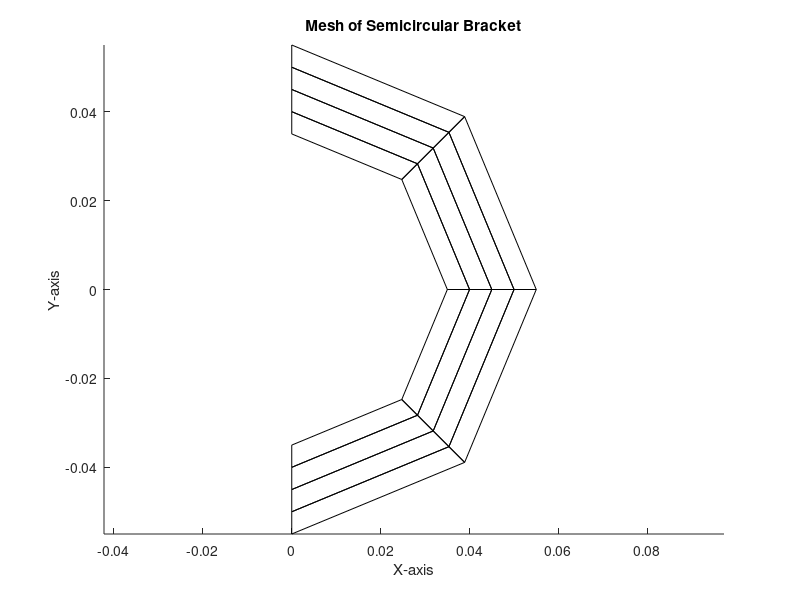
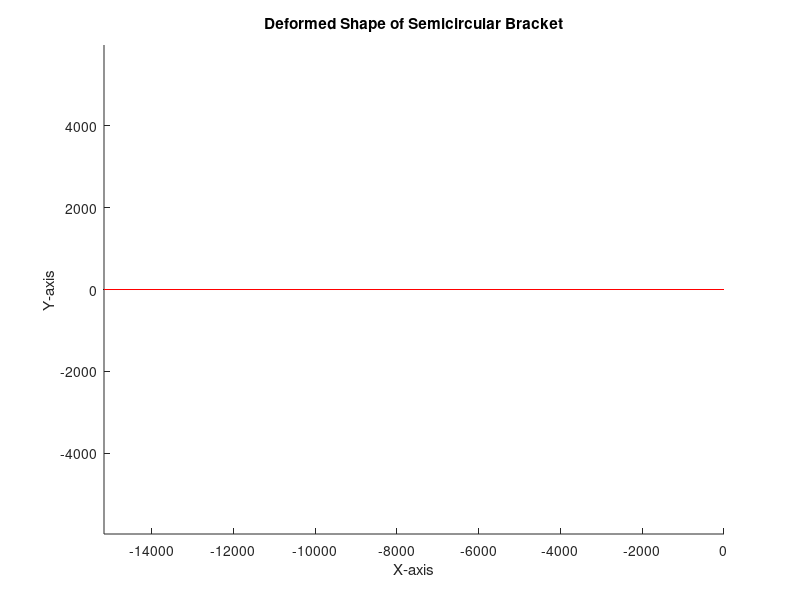

Write MATLAB code to recreate these figures, in order.
%Project 2: Finite Element Solution for a Curved Bracket
%Name: Arjun Posarajah Student#:1004881737

% Parameters/Properties
inner_radius = 35E-3; 
outer_radius = 55E-3; 
width = 20E-3; 
thickness = 2E-3; 
numtheta = 4;                    % Circumferential Number of Elements
numradial = 4;                   % Radial Number of Elements
elasticmodulus = 200e9; 
poissonratio = 0.3; 
appliedforce = 4e3; % in Newtons

% Generate coordinates for nodes
thetavals = linspace(-pi/2, pi/2, numtheta + 1);                 % Angle range from -pi/2 to pi/2
radialvals = flip(linspace(inner_radius, outer_radius, numradial + 1));     % Radial values from inner to outer radius

% Create nodes 
nodes = zeros((numtheta + 1) * (numradial + 1), 2);
nodeindex = 1;
for i = 1:(numradial + 1)
    for j = 1:(numtheta + 1)
        nodes(nodeindex, 1) = radialvals(i) * cos(thetavals(j));        % Convert polar to Cartesian coordinates
        nodes(nodeindex, 2) = radialvals(i) * sin(thetavals(j));
        nodeindex = nodeindex + 1;
    end
end

% The position of each node in the mesh to draw isoparametric elements
elements = zeros(numtheta * numradial, 5);
element_index = 1;
for i = 1:numradial
    for j = 1:numtheta
        node1 = (i - 1) * (numtheta+1) + j;      %Example: When dividing by 10 radial elements, 11 nodes will happen which is why we add by 1      
        node2 = node1 + 1;
        node3 = node1 + numtheta + 2;
        node4 = node1 + numtheta + 1;
        elements(element_index, :) = [node1, node2, node3, node4, node1];       % Store contour numbers element by element column wise.
        element_index = element_index + 1;
    end
end

% Plotting the mesh
figure;
hold on;
for i = 1:size(elements, 1)
    n = elements(i, :);
    x = nodes(n, 1);
    y = nodes(n, 2);
    plot(x, y, 'k'); % Plotting edges of each element
end
xlabel('X-axis');
ylabel('Y-axis');
title('Mesh of Semicircular Bracket');
axis equal;
hold off;

% Given geometry is in plane stress:

D = (elasticmodulus/1-((poissonratio)^2)) * [1, poissonratio, 0;poissonratio, 1, 0;0, 0, ((1-poissonratio)/2)];       % Pa

%Calculating global stiffness matrix
%Using 2-point Gauss quadrature to calculate each GN4Q value:

xi = [(1/sqrt(3)) (1/sqrt(3)) -(1/sqrt(3)) -(1/sqrt(3))];
n = [(1/sqrt(3)) -(1/sqrt(3)) (1/sqrt(3)) -(1/sqrt(3))];

GN4Q1 = (1/4) * [n(1)-1 1-n(1) 1+n(1) -n(1)-1; xi(1)-1 -xi(1)-1 1+xi(1) 1-xi(1)]; 
GN4Q2 = (1/4) * [n(2)-1 1-n(2) 1+n(2) -n(2)-1; xi(2)-1 -xi(2)-1 1+xi(2) 1-xi(2)];
GN4Q3 = (1/4) * [n(3)-1 1-n(3) 1+n(3) -n(3)-1; xi(3)-1 -xi(3)-1 1+xi(3) 1-xi(3)]; 
GN4Q4 = (1/4) * [n(4)-1 1-n(4) 1+n(4) -n(4)-1; xi(4)-1 -xi(4)-1 1+xi(4) 1-xi(4)]; 

%Allocating memory for the global stiffness matrix
TotalDOFs= (numtheta+1)*(numradial+1)*2;
Totalelements=numtheta*numradial;
k = sparse(TotalDOFs, TotalDOFs);
DOF=zeros(Totalelements,8);

XDOFs = (2 .* (elements(:,1:4))) - 1;
YDOFs = (2 .* (elements(:,1:4)));

for i = 1:Totalelements
        DOF(i,:) = [XDOFs(i,1); YDOFs(i,1); XDOFs(i,2); YDOFs(i,2); XDOFs(i,3); YDOFs(i,3); XDOFs(i,4); YDOFs(i,4);]; 
end

%Single Loop iteration calculates individual element stiffness matrix and
%Pulls to the global stiffness matrix
xcoord= nodes(:,1);
ycoord= nodes(:,2);

for i = 1: Totalelements
    coord_ind = elements(i,:);
    Xval = xcoord(coord_ind);
    Yval = ycoord(coord_ind);
    coordmat = [Xval(1) Yval(1); Xval(2) Yval(2); Xval(3) Yval(3); Xval(4) Yval(4)];
    J1 = GN4Q1 * coordmat;
    J2 = GN4Q2 * coordmat;
    J3 = GN4Q3 * coordmat;
    J4 = GN4Q4 * coordmat;
    detJ1 = det(J1);
    invJ1 = inv(J1);
    detJ2 = det(J2);
    invJ2 = inv(J2);
    detJ3 = det(J3);
    invJ3 = inv(J3);
    detJ4 = det(J4);
    invJ4 = inv(J4);
    Hstar1 = invJ1\GN4Q1;
    Hstar2 = invJ2\GN4Q2;
    Hstar3 = invJ3\GN4Q3;
    Hstar4 = invJ4\GN4Q4;
    H1 = [Hstar1(1,1) 0 Hstar1(1,2) 0 Hstar1(1,3) 0 Hstar1(1,4) 0; 0 Hstar1(2,1) 0 Hstar1(2,2) 0 Hstar1(2,3) 0 Hstar1(2,4); Hstar1(2,1) Hstar1(1,1) Hstar1(2,2) Hstar1(1,2) Hstar1(2,3) Hstar1(1,3) Hstar1(2,4) Hstar1(1,4)];
    H2 = [Hstar2(1,1) 0 Hstar2(1,2) 0 Hstar2(1,3) 0 Hstar2(1,4) 0; 0 Hstar2(2,1) 0 Hstar2(2,2) 0 Hstar2(2,3) 0 Hstar2(2,4); Hstar2(2,1) Hstar2(1,1) Hstar2(2,2) Hstar2(1,2) Hstar2(2,3) Hstar2(1,3) Hstar2(2,4) Hstar2(1,4)];
    H3 = [Hstar3(1,1) 0 Hstar3(1,2) 0 Hstar3(1,3) 0 Hstar3(1,4) 0; 0 Hstar3(2,1) 0 Hstar3(2,2) 0 Hstar3(2,3) 0 Hstar3(2,4); Hstar3(2,1) Hstar3(1,1) Hstar3(2,2) Hstar3(1,2) Hstar3(2,3) Hstar3(1,3) Hstar3(2,4) Hstar3(1,4)];
    H4 = [Hstar4(1,1) 0 Hstar4(1,2) 0 Hstar4(1,3) 0 Hstar4(1,4) 0; 0 Hstar4(2,1) 0 Hstar4(2,2) 0 Hstar4(2,3) 0 Hstar4(2,4); Hstar4(2,1) Hstar4(1,1) Hstar4(2,2) Hstar4(1,2) Hstar4(2,3) Hstar4(1,3) Hstar4(2,4) Hstar4(1,4)];
    kstar = (detJ1.*(H1.')*D*H1) + (detJ2.*(H2.')*D*H2) + (detJ3.*(H3.')*D*H3) + (detJ4.*(H4.')*D*H4);    % Pa
    elementDOF = DOF(i,:);
    k(elementDOF,elementDOF) = k(elementDOF,elementDOF) + kstar;      % Pa
end

%Fixed Points 
dof_fixed= zeros(1,(numradial+1)*2)
n_fixed = 2*(numtheta+1);
i=1;
j=1;
while i <= n_fixed
    dof_fixed(i) = (j - 1) * 2 * (numtheta+1) + 1;
    dof_fixed(i+1) = dof_fixed(i) + 1;
    dof_fixed(i+2) = j * 2 * (numtheta+1) - 1;
    dof_fixed(i+3) = dof_fixed(i+2) + 1;
    j = j + 1;
    i = i+4;
end

dof_all=(1:(nodeindex-1)*2);
free_dof = setdiff(dof_all, dof_fixed);

%disp('Stiffness matrix for the given linear semi-circular beam is: \n');
%disp(full(k(free_dof, free_dof)));
K=(full(k(free_dof, free_dof)));


% force position finder function: 
% Find the middle node of the middle thickness of the middle shape
middle_node_index = floor((numradial / 2) * (numtheta + 1) + numtheta / 2) + 1;

% Force is applied at the middle node
forcedof = middle_node_index * 2;

% Apply the force at the closest node
force_magnitude = -4000; % 4 kN
applied_force_vector = zeros(TotalDOFs, 1);
applied_force_vector(forcedof, 1) = force_magnitude;

% Check the force vector
disp('Force Vector:');
disp(applied_force_vector);

% Calculate displacement
displacement = (1 / thickness) * ((K) \ (applied_force_vector(free_dof)));

% Check the displacement vector
disp('Displacement Vector:');
disp(displacement);;

[row_indices, col_indices] = find(displacement);
newnodes = zeros(size(nodes));
% Create nodes 
nodeindex = 1;
for i = 1:(numradial + 1)
    for j = 1:(numtheta + 1)
        newnodes(nodeindex, 1) = radialvals(i) * cos(thetavals(j));        % Convert polar to Cartesian coordinates
        newnodes(nodeindex, 2) = radialvals(i) * sin(thetavals(j));
        nodeindex = nodeindex + 1;
    end
end
for i = 1:length(col_indices)
    c = col_indices(i);
    r = row_indices(i);
    
    if rem(c, 2) == 1  % If c is odd, update x-coordinate
        cx = (c + 1) / 2;
        newnodes(cx, 1) = newnodes(cx, 1) + displacement(i);
    elseif rem(c, 2) == 0  % If c is even, update y-coordinate
        cy = c / 2;
        newnodes(cy, 2) = newnodes(cy, 2) + displacement(i);
    end
end

% The position of each node in the mesh to draw isoparametric elements
newelements = zeros(numtheta * numradial, 5);
element_index = 1;
for i = 1:numradial
    for j = 1:numtheta
        node1 = (i - 1) * (numtheta+1) + j;      
        node2 = node1 + 1;
        node3 = node1 + numtheta + 2;
        node4 = node1 + numtheta + 1;
        newelements(element_index, :) = [node1, node2, node3, node4, node1];       % Store contour numbers element by element column wise.
        element_index = element_index + 1;
    end
end
% Plotting the original mesh
figure;
hold on;
for i = 1:size(elements, 1)
    n = elements(i, :);
    x = nodes(n, 1);
    y = nodes(n, 2);
    plot(x, y, 'k'); % Plotting edges of each element
end

% Plotting the deformed shape
for i = 1:size(newelements, 1)
    n = newelements(i, :);
    x = newnodes(n, 1);
    y = newnodes(n, 2);
    plot(x, y, 'r'); % Plotting deformed shape
end

xlabel('X-axis');
ylabel('Y-axis');
title('Deformed Shape of Semicircular Bracket');
axis equal;
hold off;





 


